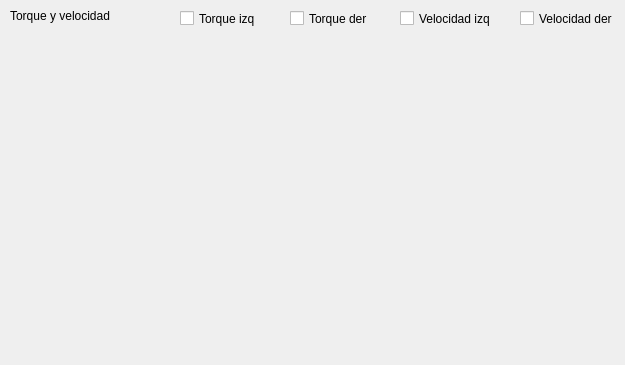
   <widget class="QWidget" name="widget" native="true">
    <property name="geometry">
     <rect>
      <x>19</x>
      <y>180</y>
      <width>625</width>
      <height>365</height>
     </rect>
    </property>
    <widget class="QLabel" name="label_8">
     <property name="geometry">
      <rect>
       <x>10</x>
       <y>6</y>
       <width>131</width>
       <height>19</height>
      </rect>
     </property>
     <property name="text">
      <string>Torque y velocidad</string>
     </property>
    </widget>
    <widget class="QCheckBox" name="graph_tv_left_torque_cb">
     <property name="enabled">
      <bool>true</bool>
     </property>
     <property name="geometry">
      <rect>
       <x>180</x>
       <y>6</y>
       <width>92</width>
       <height>25</height>
      </rect>
     </property>
     <property name="text">
      <string>Torque izq</string>
     </property>
     <property name="checked">
      <bool>false</bool>
     </property>
    </widget>
    <widget class="QCheckBox" name="graph_tv_right_torque_cb">
     <property name="geometry">
      <rect>
       <x>290</x>
       <y>6</y>
       <width>92</width>
       <height>25</height>
      </rect>
     </property>
     <property name="text">
      <string>Torque der</string>
     </property>
     <property name="checked">
      <bool>false</bool>
     </property>
    </widget>
    <widget class="FigureCanvasQTAgg" name="graph_tv" native="true">
     <property name="geometry">
      <rect>
       <x>10</x>
       <y>30</y>
       <width>611</width>
       <height>325</height>
      </rect>
     </property>
    </widget>
    <widget class="QCheckBox" name="graph_tv_left_velocity_cb">
     <property name="geometry">
      <rect>
       <x>400</x>
       <y>6</y>
       <width>92</width>
       <height>25</height>
      </rect>
     </property>
     <property name="text">
      <string>Velocidad izq</string>
     </property>
     <property name="checked">
      <bool>false</bool>
     </property>
    </widget>
    <widget class="QCheckBox" name="graph_tv_right_velocity_cb">
     <property name="geometry">
      <rect>
       <x>520</x>
       <y>6</y>
       <width>101</width>
       <height>25</height>
      </rect>
     </property>
     <property name="text">
      <string>Velocidad der</string>
     </property>
     <property name="checked">
      <bool>false</bool>
     </property>
    </widget>
   </widget>
